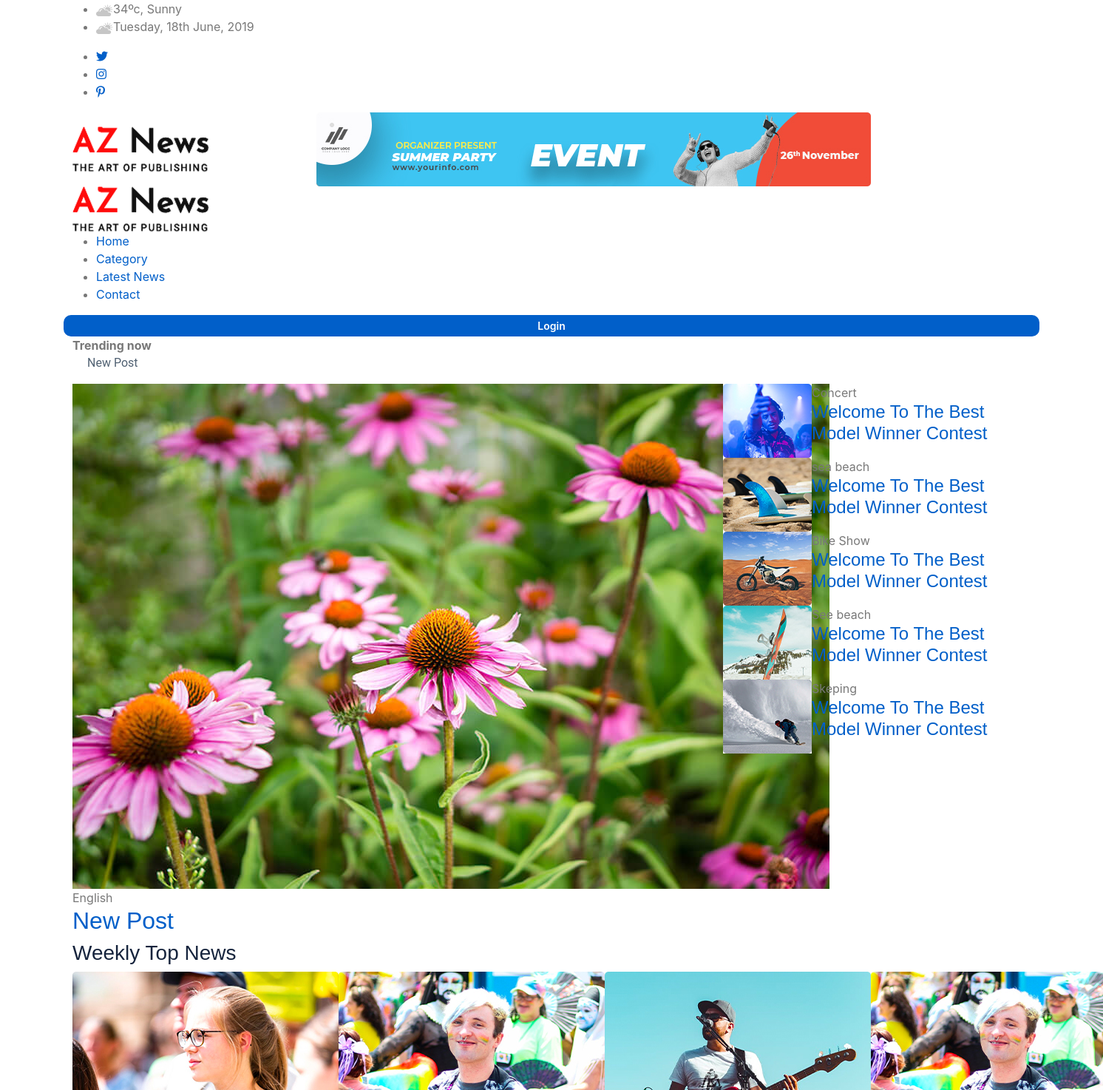
Before: / (upper part) with the older database file.
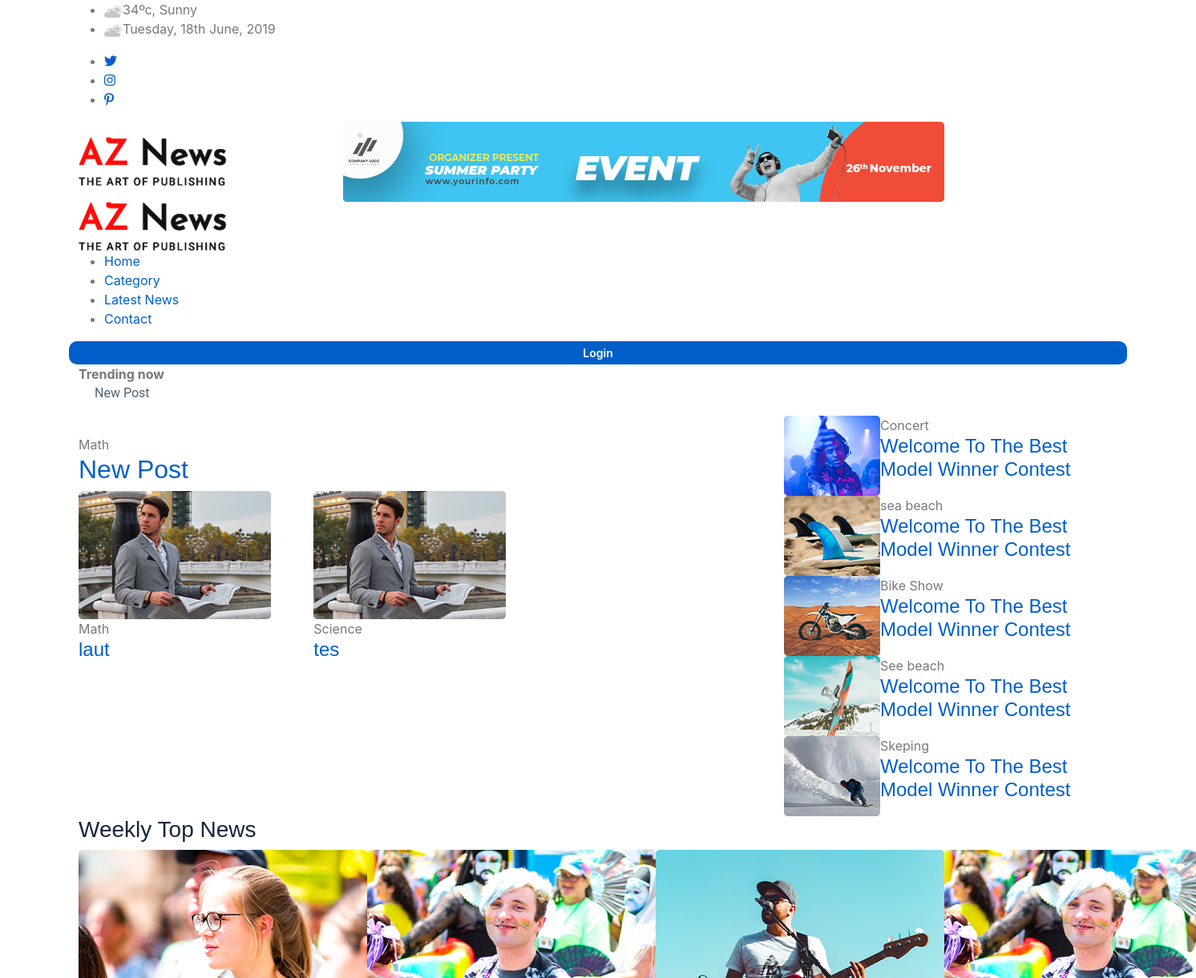
After: the same page with the newer database file.
### tables this page shows
CREATE TABLE `posts` (
  `id` int(11) NOT NULL,
  `date` date NOT NULL,
  `title` varchar(256) NOT NULL,
  `slug` varchar(255) DEFAULT NULL,
  `image` varchar(255) NOT NULL,
  `article` text NOT NULL,
  `approval` tinyint(1) NOT NULL,
  `user_id` int(11) NOT NULL,
  `category_id` bigint(20) NOT NULL
);

CREATE TABLE `category` (
  `id` int(11) NOT NULL,
  `name` varchar(128) NOT NULL
);

### application/controllers/Home.php (called while the page is built, shortened)
<?php
class Home extends MY_Controller
{
    public function __construct() {
        $this->load->library('form_validation');
        $this->load->model('m_post');
    }
    public function index(){
        $this->vars['trending_top'] = $this->m_post->getArticle(1,0,['approval' => 1])->row();
        $this->vars['trending_bottom'] = $this->m_post->getArticle(3,1,['approval' => 1])->result();
        $this->vars['trending_right'] = $this->m_post->getArticle(5,4,['approval' => 1])->result();
        $this->load->view('/frontend/home', $this->vars);
    }
}

### index.php (called while the page is built, shortened)
<?php
require_once BASEPATH.'core/CodeIgniter.php';

### application/models/M_post.php (called while the page is built, shortened)
<?php
class M_post extends CI_Model
{
	public function getArticle($limit,$offset,$where = array()) {
        $this->db->select('posts.*,category.name')
            ->from('posts')
            ->join('category','category.id=posts.category_id','left');
            if(!empty($where))
            $this->db->where($where);
        return $this->db->limit($limit,$offset)->get();
    }
}

### application/views/frontend/home.php (the view, shortened to what the changed rows need)
<!doctype html>
<html class="no-js" lang="zxx">
    <head>
   </head>
   <body>
    <main>
    <div class="trending-area fix">
        <div class="container">
            <div class="trending-main">
                <div class="row">
                    <div class="col-lg-12">
                        <div class="trending-tittle">
                            <strong>Trending now</strong>
                            <div class="trending-animated">
                                <ul id="js-news" class="js-hidden">
                                    <li class="news-item"><?= $trending_top->title;?></li>
                                </ul>
                            </div>
                        </div>
                    </div>
                </div>
                <div class="row">
                    <div class="col-lg-8">
                        <div class="trending-top mb-30">
                            <div class="trend-top-img">
                                <?php
                                if(!empty($trending_top->image) && (file_exists('assets/img/posts/'.$trending_top->image))) {
                                ?>
                                    <img src="<?= base_url('assets/img/posts/'.$trending_top->image);?>" alt="">
                                <?php
                                } else { ?>
                                    <img src="<?= base_url('assets/frontend');?>/img/trending/trending_top.jpg" alt="">
                                <?php } ?>
                                <div class="trend-top-cap">
                                    <span><?= $trending_top->name;?></span>
                                    <h2><a href="<?= base_url('article/detail/'. $trending_top->slug);?>"><?= $trending_top->title;?></a></h2>
                                </div>
                            </div>
                        </div>
                        <div class="trending-bottom">
                            <div class="row">
                                <?php
                                if(!empty($trending_bottom)) {
                                    foreach($trending_bottom as $item_bottom){
                                ?>
                                <div class="col-lg-4">
                                    <div class="single-bottom mb-35">
                                        <div class="trend-bottom-img mb-30">
                                            <?php
                                            if(!empty($item_bottom->image)) {
                                                if(file_exists('assets/img/posts/'.$item_bottom->image)) {
                                            ?>
                                                <img src="<?= base_url('assets/img/posts/'.$item_bottom->image);?>" alt="">
                                                <?php } else { ?>
                                                <img src="<?= base_url('assets/frontend');?>/img/trending/trending_bottom1.jpg" alt="">
                                            <?php
                                                }
                                            }
                                            ?>
                                        </div>
                                        <div class="trend-bottom-cap">
                                            <span class="color1"><?=$item_bottom->name;?></span>
                                            <h4><a href="<?= base_url('article/detail/'. $item_bottom->slug);?>"><?=$item_bottom->title;?></a></h4>
                                        </div>
                                    </div>
                                </div>
                                <?php } } ?>
                            </div>
                        </div>
                    </div>
                </div>
            </div>
        </div>
    </div>
    </main>
    </body>
</html>

Changed rows visible on the page:
changed posts "New Post": category.name "English" → "Math"; image: picture removed
now on this page (row edited): posts: category.name "Math", title "laut"
added posts: category.name "Science", title "tes"
